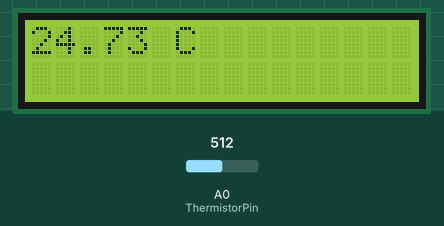
This sketch was run on a simulated Arduino Uno, built with avr-gcc and run on an emulated ATmega328P. Parts: 16×2 character LCD. The test bench sets the inputs (shaded band); at power-on: A0 (ThermistorPin) = 512. What the sketch prints to the serial monitor is not drawn.

Above: at 1.2 s.
1.3 s: A0 (ThermistorPin) set to 716
At 2.0 s:
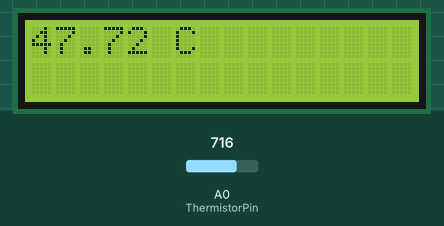
4.3 s: A0 (ThermistorPin) set to 900
At 5.0 s:
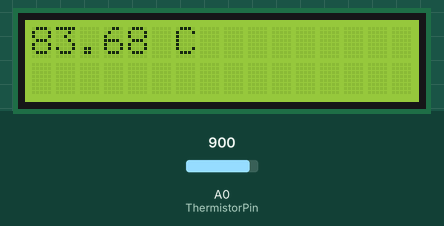
6.1 s: A0 (ThermistorPin) set to 1023
At 6.6 s:
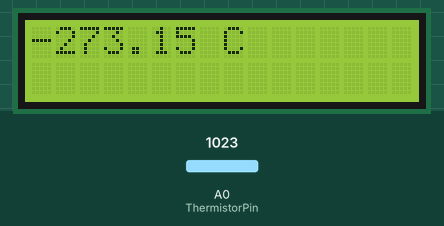
7.7 s: A0 (ThermistorPin) set to 371
At 8.1 s:
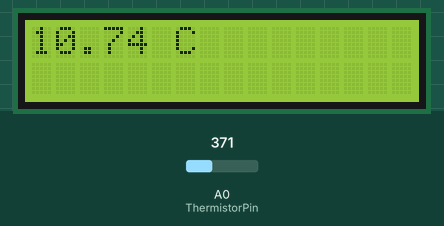
9.2 s: A0 (ThermistorPin) set to 352
At 9.6 s:
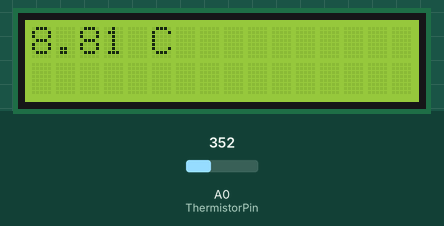
Timing chart, 0 to 11.7 s (numbered marks = the images above; inputs shaded):
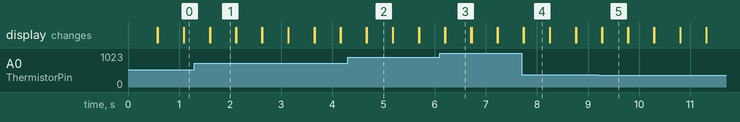

The sketch:

thermistorpin.ino
```cpp
// 온도 센서
#include <LiquidCrystal_I2C.h>

int ThermistorPin = 0;
int Vo;
float R1 = 10000;
float logR2, R2, T;
float c1 = 1.009249522e-03, c2 = 2.378405444e-04, c3 = 2.019202697e-07;

LiquidCrystal_I2C lcd(0x27, 16, 2);

void setup(){
    Serial.begin(9600);
    lcd.init();
    lcd.backlight();
}

void loop(){
    Vo = analogRead(ThermistorPin);
    R2 = R1 * (1023.0 / (float)Vo - 1.0);
    logR2 = log(R2);
    T = (1.0 / (c1 + c2*logR2 + c3*logR2*logR2*logR2));
    T = T - 273.15;

    Serial.print("Temperature: ");
    Serial.print(T);
    Serial.print(" C");
    lcd.print(T);
    lcd.print(" C");
    // 화씨변환
    T = (T * 9.0)/ 5.0 + 32.0;
    Serial.print(T);
    Serial.print(" F");

    delay(500);
    lcd.clear();
}
```

Measured:
- after the input at 1.3 s, the display: first differs from a run without the input after 0.31 s (image 1)
- after the input at 4.3 s, the display: first differs from a run without the input after 0.37 s (image 2)
- after the input at 6.1 s, the display: first differs from a run without the input after 0.11 s (image 3)
- after the input at 7.7 s, the display: first differs from a run without the input at once (image 4)
- after the input at 9.2 s, the display: first differs from a run without the input after 0.08 s (image 5)
- what the display in image 1 shows lasts 0.5 s, from 1.6 s to 2.1 s
